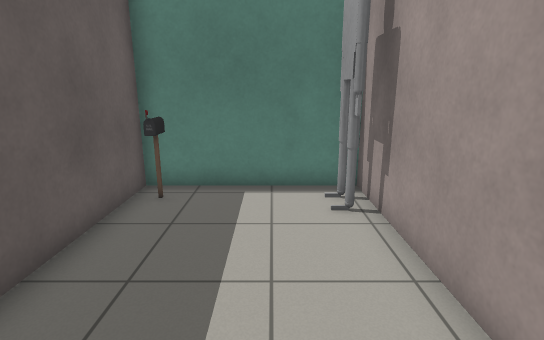
View 1 (above)

16 first-person views from a walk through a Gazebo world. The camera is 1.3 m above the floor, tilts 14° down and sees 80° across. The lines on the ground mark 1 m squares. The floor is counted in squares, 0.5 m on a side. Each view is taken from the middle of a square. On the plan, view 1 faces up. The plan holds only what a view shows up to about 20 squares ahead; the rest is blank. Robots are left out. Gazebo's built-in surfaces are drawn with simple patterns. Simple shapes stand in for some stock models.

View 2
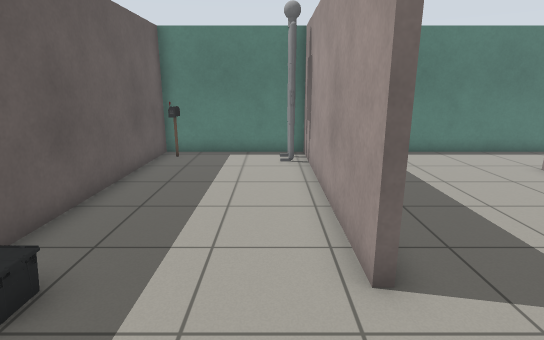

View 3
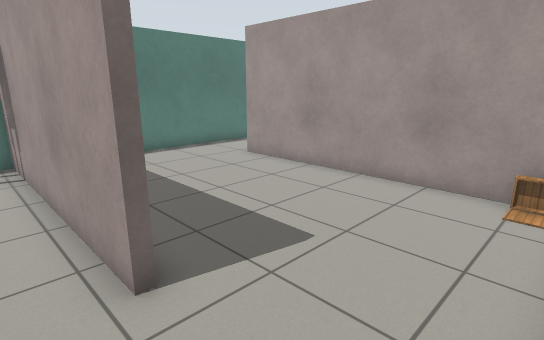

View 4
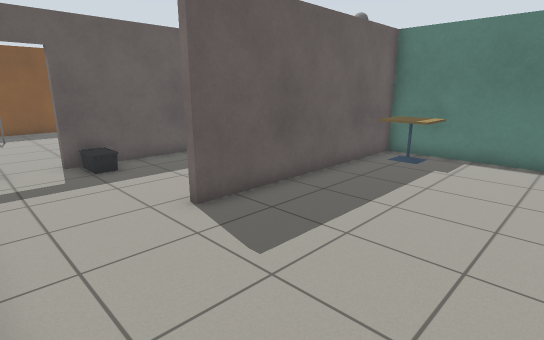

View 5
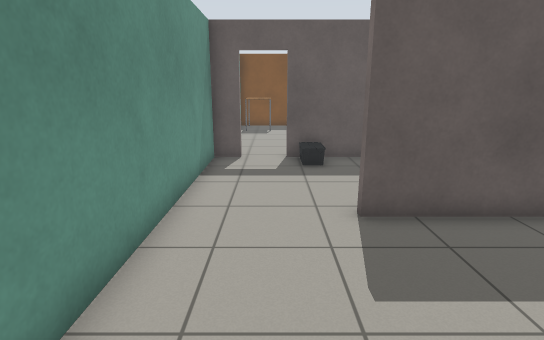

View 6
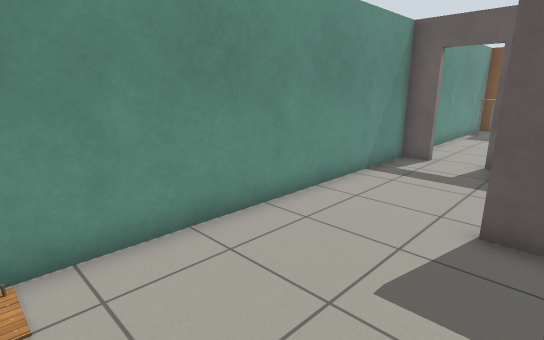

View 7
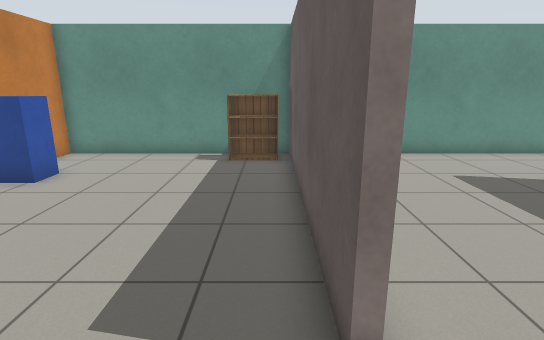

View 8
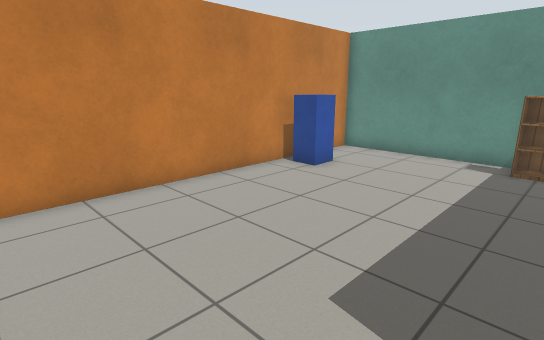

View 9
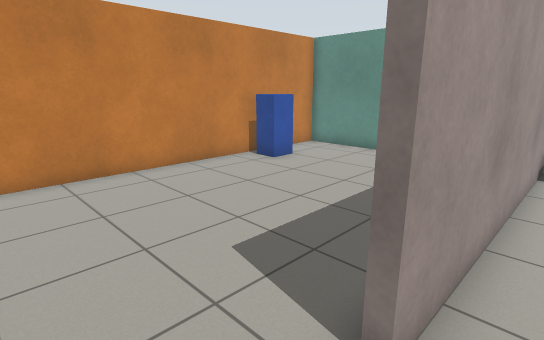

View 10
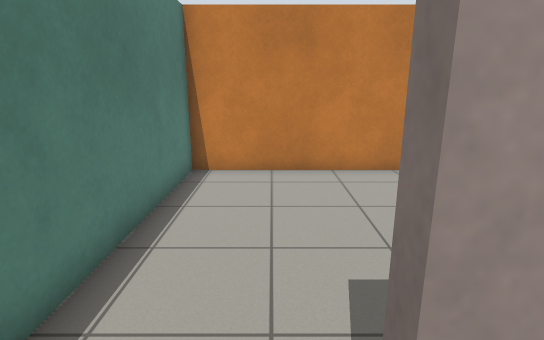

View 11
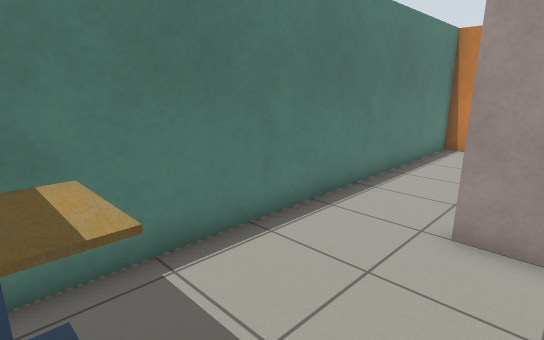

View 12
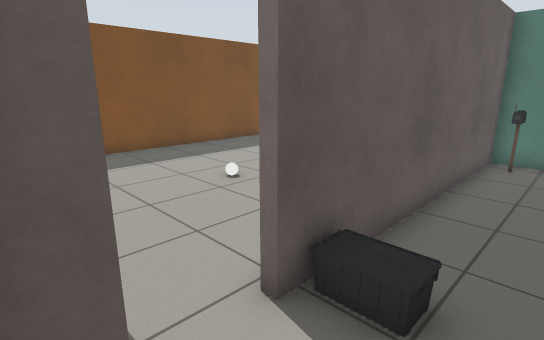

View 13
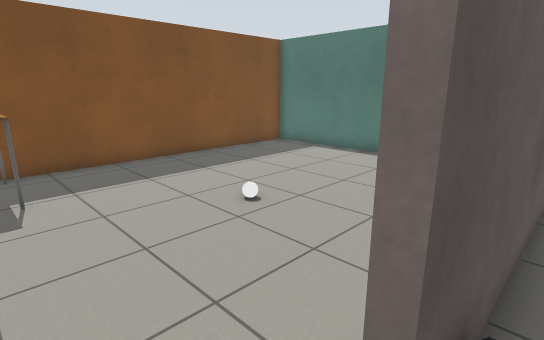

View 14
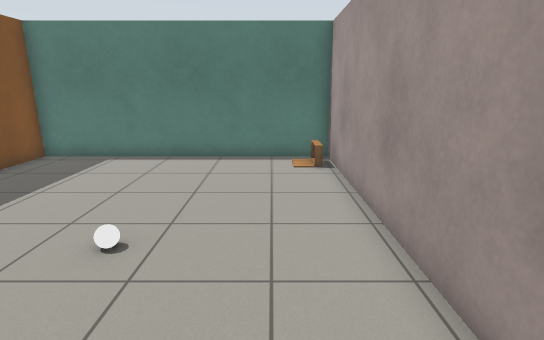

View 15
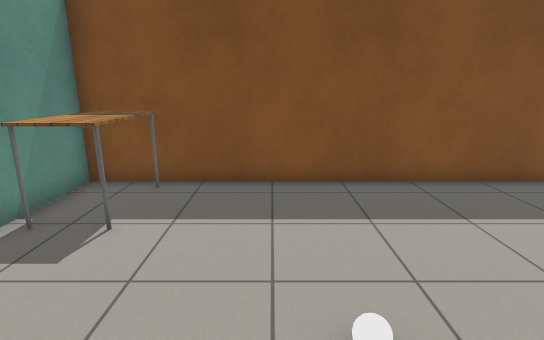

View 16
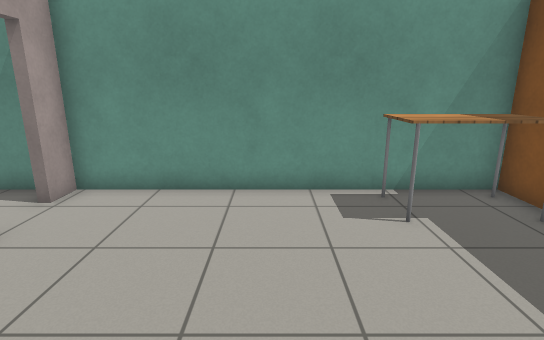

### Floor plan
Points are (right, up) in squares from view 1. A wall is a line through its corners. A room is listed if a view was taken in it or the views show most of it. See-through windows are left out.
Room 1 (views 1, 2, 3, 12, 13)
walls: (2.7, -1.1) (2.4, -1.1) (2.4, 8.6) (-3.5, 8.6) (-3.5, -2.4); (-3.5, -4.2) (-3.5, -5.3) (2.5, -5.3); (-3.8, 6.6) (-3.8, 7.6)
ways out: opening at (3, -3.5) to room 2; open door at (-4, -3.5) to room 4
objects: other object (-4, 7); other object (-3, -2) to (-2, -1); postbox (-3, 7) to (-3, 8); other object (2, 7)
Room 2 (views 4, 5, 6, 9, 10, 11)
walls: (2.7, 6.5) (2.7, -1.1); (10, -4.4) (10, 5.5) (10.3, 5.5); (10.5, 8.6) (2.6, 8.6); (2.5, -5.3) (8.9, -5.3)
ways out: opening at (3, -3.5) to room 1; opening at (10, 7) to room 3
objects: cafe table (3, 7) to (5, 8); other object (10, -5)
Room 3 (views 7, 8)
walls: (19.4, -0.5) (19.4, 8.6) (10.5, 8.6); (10.3, 5.5) (10.3, -4.4); (10.8, -5.3) (19.4, -5.3) (19.4, -2.4)
ways out: opening at (10, 7) to room 2
objects: bookshelf (11, -4) to (12, -4); postbox (18, -2) to (19, -1)
Room 4 (views 14, 15, 16)
walls: (-3.8, -1.9) (-3.8, 6.6); (-3.8, 7.6) (-3.8, 8.6) (-15, 8.6) (-15, -5.3) (-3.8, -5.3) (-3.8, -4.2)
ways out: open door at (-4, -3.5) to room 1
objects: table (-14, -4) to (-12, -3); white ball (-9, 1)

Where each view was taken, in squares from view 1:
view 1: 0 up, 0 right, facing up
view 2: 5 down, 1 right, facing up
view 3: 5 down, 1 right, facing up-right
view 4: 5 down, 9 right, facing up-left
view 5: 3 down, 9 right, facing left
view 6: 0 up, 9 right, facing down-left
view 7: 8 up, 11 right, facing down
view 8: 8 up, 11 right, facing down-right
view 9: 8 up, 9 right, facing down-right
view 10: 6 up, 9 right, facing right
view 11: 4 up, 4 right, facing up-right
view 12: 5 down, 1 left, facing up-left
view 13: 4 down, 3 left, facing up-left
view 14: 4 down, 6 left, facing up
view 15: 0 up, 6 left, facing left
view 16: 3 up, 9 left, facing down
